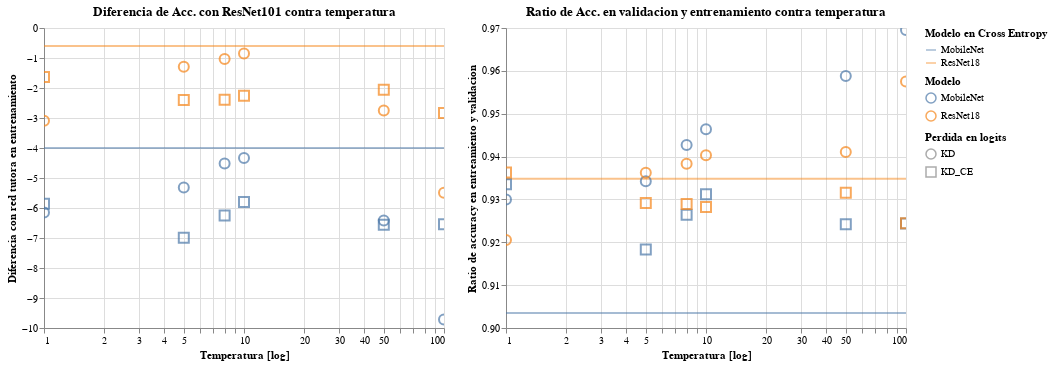

Here is the notebook cell this chart was saved with:
### Markdown cell above
El segundo experimento fue la destilación de la ResNet101 entrenada usando ambos modelos estudiantes, MobileNet y ResNet18. Se usó perdida KD y KD con CE probando distintos valores de temperatura en la perdida de destilación. 

De la observación de la tabla mejores segun cantidad de aprendizaje con respecto a la red tutora es posible notar que en los mejores casos se logra una diferencia bastante leve con respecto a lo que es capaz de de aprender el modelo por si solo desde los datos crudos usando CE. Viendo el grafico de accuracy con respecto a la red tutora es posible notar que ademas de esto, los casos que usan ResNet18 suelen obtener valores mas altos que aquellos que usan MobileNet. Ademmás, en general el uso de CE junto con KD no beneficia mucho el resultado final. Sobre la temperatura, es posible notar que dentro de los valores bajos el rango no varía mucho, pareciendo ser que los casos mas cercanos a 10 son los que presentan mejores resultados. Interesantemente, una temperatura mas alta parece mejorar el ratio entre entrenamiento y validación, sin embargo esto parece relacionarse mas la perdida sufrida en el accuracy de test que con una mejora general del algoritmo.

### Code cell
g=alt.hconcat(

grafico_con_barra_xy_CE(source=data['students']['kd']['KD'],
title="Diferencia de Acc. con ResNet101 contra temperatura",
y="delta_teacher",
x="temp",
color='student',
shape='log_dist')
    ,
grafico_con_barra_xy_CE(source=data['students']['kd']['KD'],
title="Ratio de Acc. en validacion y entrenamiento contra temperatura",
y="test/train",
x="temp",
color='student',
shape='log_dist'))    
g

### Figure 1 — Vega-Lite specification as saved in the notebook (floating-point values rounded to 4 significant figures)
{"config": {"view": {"continuousWidth": 400, "continuousHeight": 300}}, "hconcat": [{"layer": [{"data": {"name": "data-9856763b4126115ecf4fcc3482d85284"}, "mark": {"type": "rule", "opacity": 0.5}, "encoding": {"color": {"type": "nominal", "field": "model", "legend": {"title": "Modelo"}}, "size": {"value": 2}, "stroke": {"type": "nominal", "field": "model", "legend": {"title": "Modelo en Cross Entropy"}}, "y": {"type": "quantitative", "field": "delta_teacher"}}}, {"data": {"name": "data-f1a38f0e09596ca2369dcd5a6d2b307a"}, "mark": {"type": "point", "size": 100}, "encoding": {"color": {"type": "nominal", "field": "student", "legend": {"title": "Modelo"}}, "shape": {"type": "nominal", "field": "log_dist", "legend": {"title": "Perdida en logits"}}, "x": {"type": "quantitative", "field": "temp", "scale": {"base": 10, "type": "log", "zero": false}, "title": "Temperatura [log]"}, "y": {"type": "quantitative", "field": "delta_teacher", "scale": {"base": 10, "type": "linear", "zero": false}, "title": "Diferencia con red tutora en entrenamiento"}}, "selection": {"selector003": {"type": "interval", "bind": "scales", "encodings": ["x", "y"]}}, "title": "Diferencia de Acc. con ResNet101 contra temperatura"}]}, {"layer": [{"data": {"name": "data-9856763b4126115ecf4fcc3482d85284"}, "mark": {"type": "rule", "opacity": 0.5}, "encoding": {"color": {"type": "nominal", "field": "model", "legend": {"title": "Modelo"}}, "size": {"value": 2}, "stroke": {"type": "nominal", "field": "model", "legend": {"title": "Modelo en Cross Entropy"}}, "y": {"type": "quantitative", "field": "test/train"}}}, {"data": {"name": "data-6fce0f34b7e3ab014aabadad30541a34"}, "mark": {"type": "point", "size": 100}, "encoding": {"color": {"type": "nominal", "field": "student", "legend": {"title": "Modelo"}}, "shape": {"type": "nominal", "field": "log_dist", "legend": {"title": "Perdida en logits"}}, "x": {"type": "quantitative", "field": "temp", "scale": {"base": 10, "type": "log", "zero": false}, "title": "Temperatura [log]"}, "y": {"type": "quantitative", "field": "test/train", "scale": {"base": 10, "type": "linear", "zero": false}, "title": "Ratio de accuracy en entreamiento y validacion"}}, "selection": {"selector004": {"type": "interval", "bind": "scales", "encodings": ["x", "y"]}}, "title": "Ratio de Acc. en validacion y entrenamiento contra temperatura"}]}], "$schema": "https://vega.github.io/schema/vega-lite/v4.8.1.json", "datasets": {"data-9856763b4126115ecf4fcc3482d85284": [{"model": "ResNet18", "test_acc": 93.34, "train_acc": 99.85, "epoch": 400, "train_step": 156400, "test_step": 40000, "loss_conv": 360, "acc_conv": 303, "max": 93.71, "t": "Cifar10/ResNet18/teacher/", "delta_teacher": -0.6, "delta_student": 0, "test/train": 0.9348, "student": "ResNet18", "log_dist": "CE", "feat_dist": "-", "layer": "-", "train_loss": 0.004576, "test_loss": 0.5333}, {"model": "MobileNet", "test_acc": 89.94, "train_acc": 99.54, "epoch": 400, "train_step": 156400, "test_step": 40000, "loss_conv": 391, "acc_conv": 306, "max": 90.52, "t": "Cifar10/MobileNet/teacher/", "delta_teacher": -4.0, "delta_student": 0, "test/train": 0.9035, "student": "MobileNet", "log_dist": "CE", "feat_dist": "-", "layer": "-", "train_loss": 0.01374, "test_loss": 0.5806}], "data-f1a38f0e09596ca2369dcd5a6d2b307a": [{"student": "MobileNet", "log_dist": "KD", "temp": 1, "delta_teacher": -6.15}, {"student": "MobileNet", "log_dist": "KD", "temp": 10, "delta_teacher": -4.33}, {"student": "MobileNet", "log_dist": "KD", "temp": 100, "delta_teacher": -9.72}, {"student": "MobileNet", "log_dist": "KD", "temp": 5, "delta_teacher": -5.32}, {"student": "MobileNet", "log_dist": "KD", "temp": 50, "delta_teacher": -6.42}, {"student": "MobileNet", "log_dist": "KD", "temp": 8, "delta_teacher": -4.52}, {"student": "MobileNet", "log_dist": "KD_CE", "temp": 1, "delta_teacher": -5.86}, {"student": "MobileNet", "log_dist": "KD_CE", "temp": 10, "delta_teacher": -5.8}, {"student": "MobileNet", "log_dist": "KD_CE", "temp": 100, "delta_teacher": -6.54}, {"student": "MobileNet", "log_dist": "KD_CE", "temp": 5, "delta_teacher": -6.99}, {"student": "MobileNet", "log_dist": "KD_CE", "temp": 50, "delta_teacher": -6.56}, {"student": "MobileNet", "log_dist": "KD_CE", "temp": 8, "delta_teacher": -6.25}, {"student": "ResNet18", "log_dist": "KD", "temp": 1, "delta_teacher": -3.09}, {"student": "ResNet18", "log_dist": "KD", "temp": 10, "delta_teacher": -0.85}, {"student": "ResNet18", "log_dist": "KD", "temp": 100, "delta_teacher": -5.49}, {"student": "ResNet18", "log_dist": "KD", "temp": 5, "delta_teacher": -1.29}, {"student": "ResNet18", "log_dist": "KD", "temp": 50, "delta_teacher": -2.75}, {"student": "ResNet18", "log_dist": "KD", "temp": 8, "delta_teacher": -1.03}, {"student": "ResNet18", "log_dist": "KD_CE", "temp": 1, "delta_teacher": -1.63}, {"student": "ResNet18", "log_dist": "KD_CE", "temp": 10, "delta_teacher": -2.26}, {"student": "ResNet18", "log_dist": "KD_CE", "temp": 100, "delta_teacher": -2.83}, {"student": "ResNet18", "log_dist": "KD_CE", "temp": 5, "delta_teacher": -2.4}, {"student": "ResNet18", "log_dist": "KD_CE", "temp": 50, "delta_teacher": -2.06}, {"student": "ResNet18", "log_dist": "KD_CE", "temp": 8, "delta_teacher": -2.39}], "data-6fce0f34b7e3ab014aabadad30541a34": [{"student": "MobileNet", "log_dist": "KD", "temp": 1, "test/train": 0.93}, {"student": "MobileNet", "log_dist": "KD", "temp": 10, "test/train": 0.9464}, {"student": "MobileNet", "log_dist": "KD", "temp": 100, "test/train": 0.9695}, {"student": "MobileNet", "log_dist": "KD", "temp": 5, "test/train": 0.9343}, {"student": "MobileNet", "log_dist": "KD", "temp": 50, "test/train": 0.9588}, {"student": "MobileNet", "log_dist": "KD", "temp": 8, "test/train": 0.9427}, {"student": "MobileNet", "log_dist": "KD_CE", "temp": 1, "test/train": 0.9335}, {"student": "MobileNet", "log_dist": "KD_CE", "temp": 10, "test/train": 0.9312}, {"student": "MobileNet", "log_dist": "KD_CE", "temp": 100, "test/train": 0.9244}, {"student": "MobileNet", "log_dist": "KD_CE", "temp": 5, "test/train": 0.9183}, {"student": "MobileNet", "log_dist": "KD_CE", "temp": 50, "test/train": 0.9242}, {"student": "MobileNet", "log_dist": "KD_CE", "temp": 8, "test/train": 0.9264}, {"student": "ResNet18", "log_dist": "KD", "temp": 1, "test/train": 0.9205}, {"student": "ResNet18", "log_dist": "KD", "temp": 10, "test/train": 0.9403}, {"student": "ResNet18", "log_dist": "KD", "temp": 100, "test/train": 0.9575}, {"student": "ResNet18", "log_dist": "KD", "temp": 5, "test/train": 0.9362}, {"student": "ResNet18", "log_dist": "KD", "temp": 50, "test/train": 0.9411}, {"student": "ResNet18", "log_dist": "KD", "temp": 8, "test/train": 0.9383}, {"student": "ResNet18", "log_dist": "KD_CE", "temp": 1, "test/train": 0.9363}, {"student": "ResNet18", "log_dist": "KD_CE", "temp": 10, "test/train": 0.9282}, {"student": "ResNet18", "log_dist": "KD_CE", "temp": 100, "test/train": 0.9244}, {"student": "ResNet18", "log_dist": "KD_CE", "temp": 5, "test/train": 0.9292}, {"student": "ResNet18", "log_dist": "KD_CE", "temp": 50, "test/train": 0.9316}, {"student": "ResNet18", "log_dist": "KD_CE", "temp": 8, "test/train": 0.929}]}}
